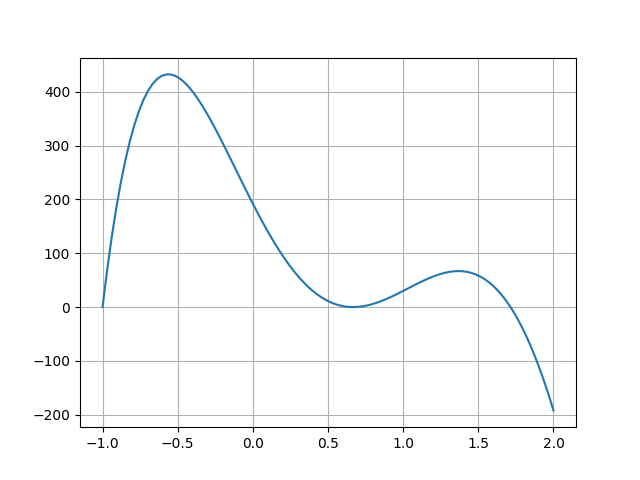

The Python source for this figure:
# Método da Bisseção
import math
import matplotlib.pyplot as plt
import numpy as np

def arredondar(x):
    return round(x, 6)

# Entrada
# intervalo [a , b]
a = 0
b = 1
# tolerância
tolerancia = 1e-6
# número máximo de loop
nloop = 1000

def f(x):
    return 63*x**5 - 381*x**4 + 496*x**3 + 204*x**2 - 544*x + 192

# header tabela
print("Método da Bisseção")
print("n a b x f(a) f(x) f(b) f(a)*f(x) erro")

n = arredondar(1)
fa = arredondar(f(a))
fb = arredondar(f(b))
xm2 = arredondar((a + b)/2)
fxm = arredondar(f(xm2))
v = arredondar(fa*fxm)
erro = 0

print("%2d"%n, "%10.6f"%a, "%10.6f"%b, "%10.6f"%xm2, "%10.6f"%fa,
          "%10.6f"%fb, "%10.6f"%fxm, "%10.6f"%v, "%10.6f"%erro)

if v < 0: b = arredondar(xm2)
if v > 0: a = arredondar(xm2)
if v == 0: print("o valor da raiz é %8.6f" %xm2)

xm1 = 0
while(xm2 != xm1):
    xm1 = arredondar(xm2)
    n = arredondar(n + 1.)
    xm2 = arredondar((a + b)/2)
    fxm = arredondar(f(xm2))
    erro = arredondar(math.fabs(xm1 - xm2))
    v = arredondar(fa*fxm)
    if v < 0: b = arredondar(xm2)
    if v > 0: a = arredondar(xm2)
    print("%2d"%n, "%10.6f"%a, "%10.6f"%b, "%10.6f"%xm2, "%10.6f"%fa,
          "%10.6f"%fb, "%10.6f"%fxm, "%10.6f"%v, "%10.6f"%erro)
    if(n == nloop):
        break

print("\nA raiz aproximada é %10.6f" %xm2)

# cria o grafico da funcao
xi = np.linspace(-1, 2, 100)
fig = plt.figure()
plt.plot(xi, f(xi), '-')
plt.grid()
plt.show()
